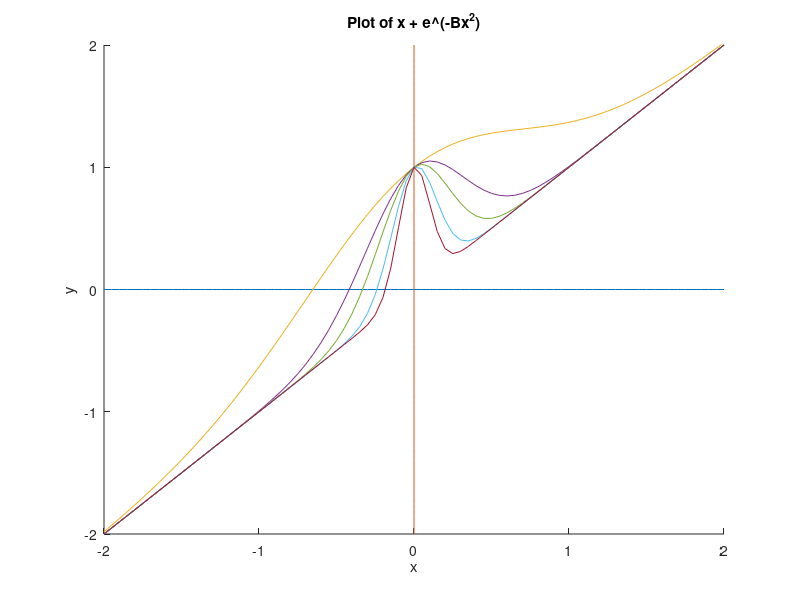

Source code (MATLAB):
f = 'x + exp(1).^(-B*x.^2)';
fprime = '1 - 2*B*x*exp(1).^(-B*x.^2)';

clf
hold on
x = -2 : 0.05 : 2;
y = -2 : 0.05 : 2;
plot(x, zeros(size(x)), zeros(size(y)), y);
axis([-2, 2, -2, 2]);
title('Plot of x + e\^(-Bx^2)');
xlabel('x');
ylabel('y');

beta = [1, 5, 10, 25, 50];
for B = beta
    y = eval(f);
    plot(x, y);
end

maxiter = 20;

x = 0.5;

for B = beta
    iters = [x];
    
    for k = 1 : maxiter,
        xnew = x - eval(f) ./ eval(fprime);
        iters = [iters; xnew];
        test = abs(xnew - x) ./ (abs(xnew) + eps);
        if max(test) < 10 * eps,
            break;
        end;
        x = xnew;
    end

    format long
    fprintf('B = %d', B);
    iters
    format
end
